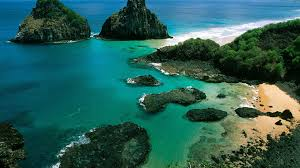
#> input picture Practicas/Practica 1/Hayde/imagen2.jpg, 300 x 168 px, found by its file name
$ python Ej2_TransformacionGamma.py
#> lines starting #> are read from the running program, lines starting #| are printed output that depends on the picture
import cv2 as cv
from matplotlib import pyplot as plt
import numpy as np

# Cargamos la Imagen
IMAGEN_A = cv.imread("imagen2.jpg", 1)
#> IMAGEN_A is the input picture: shape (168, 300, 3); mean B, G, R 87.2, 95, 42.1

# Tranasformacion Gamma
im32 = IMAGEN_A.astype (np.float32) / 255
imagen = pow (im32 , 0.5)
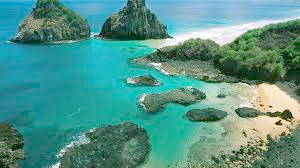
#> imagen: shape (168, 300, 3) float32; mean B, G, R 0.543, 0.585, 0.323
imagen = imagen * 255

# Salida
salida = imagen.astype(np.uint8)
cv.imshow("Imagen Original", IMAGEN_A)
cv.imshow("Imagen Gamma", salida)
cv.waitKey(0)

$ run again, with Practicas/Practica 1/Hayde/imagen1.jpg copied over Practicas/Practica 1/Hayde/imagen2.jpg
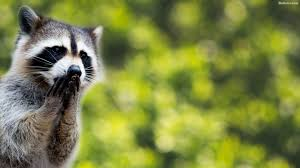
#> input picture Practicas/Practica 1/Hayde/imagen1.jpg, 300 x 168 px, found by its file name
#> IMAGEN_A is the input picture: shape (168, 300, 3); mean B, G, R 67.7, 133.3, 125
#> `imagen = pow (im32 , 0.5)`:
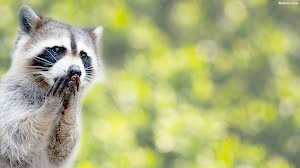
#> imagen: shape (168, 300, 3) float32; mean B, G, R 0.492, 0.706, 0.683
